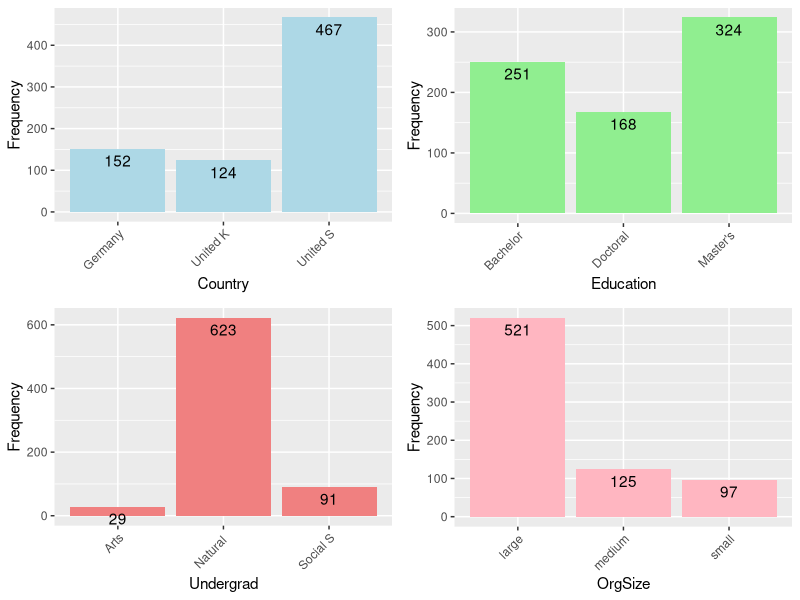
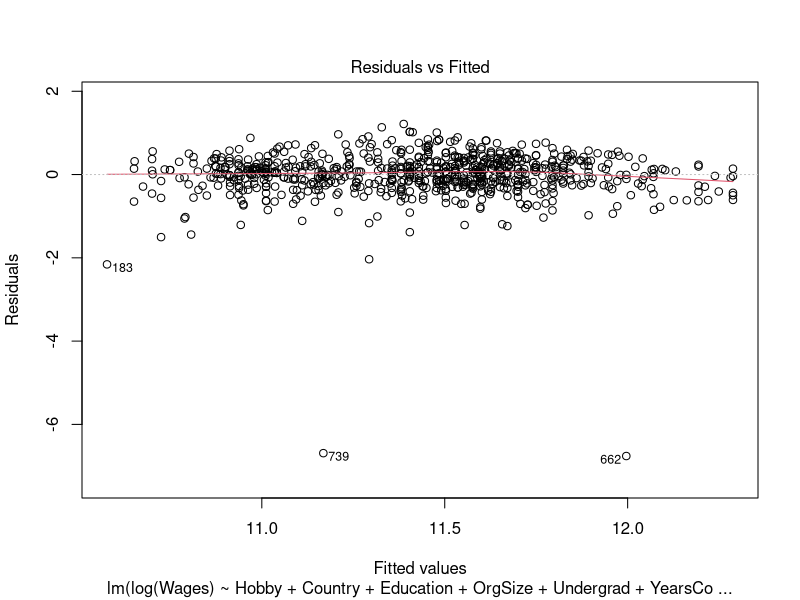
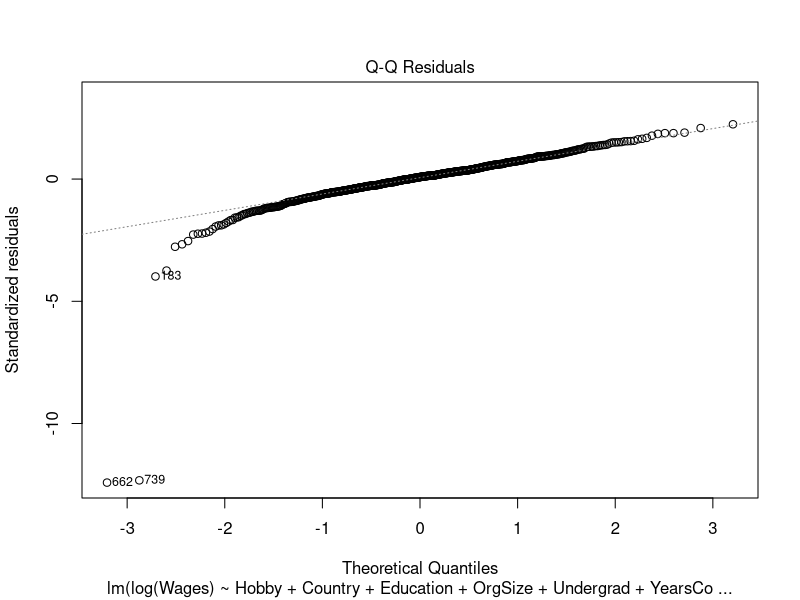
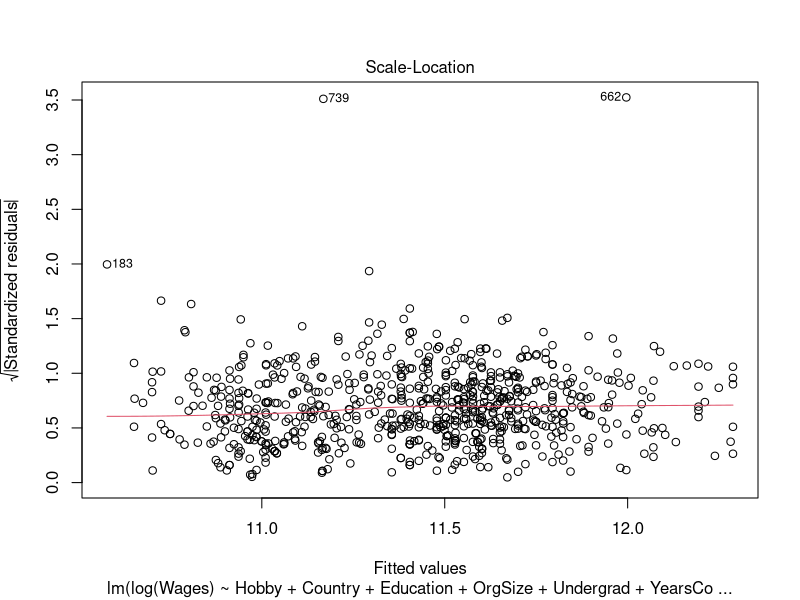

Generate these figures, in order, with R:
library(car)
library(readxl)
library(lmtest)
library(openxlsx)
library(ggplot2)
library(gridExtra)
library(dplyr)
library(ggpubr)

setwd("C:\\Users\\andre\\OneDrive\\Documentos\\Nova IMS\\1º ano\\1º Semestre\\Statistics for Data Science\\Project\\Final Delivery")
df = read_excel("dataset_final.xlsx")

model <- lm(log(Wages) ~ Hobby + Country + Education+ OrgSize + Undergrad + YearsCodePro , data = df)

summary(model)

model_summary <- summary(model)

# Extract coefficients and related information
coefficients_table <- coef(model_summary)

# Print the coefficients table
print(coefficients_table)

# Extract standard errors, t-values, and p-values
se <- coef(model_summary)[, "Std. Error"]
t_values <- coef(model_summary)[, "t value"]
p_values <- coef(model_summary)[, "Pr(>|t|)"]

# Combine them into a data frame
table_data <- data.frame(Coefficient = names(coef(model)),
                         Estimate = coef(model),
                         Std_Error = se,
                         t_value = t_values,
                         p_value = p_values)

# Print the table data
print(table_data)

#---------------------------------------------------------------------#
#Data Exploration

abbreviate_labels <- function(labels, max_length = 8) {
  substr(labels, 1, max_length)
}

# Abbreviate long labels in df$Country
df$Country <- abbreviate_labels(df$Country)

# Plot Country
p1 <- ggplot(df, aes(x = Country)) +
  geom_bar(fill = "lightblue") +
  geom_text(stat = "count", aes(label = stat(count)), vjust = 1.5) +
  labs(x = "Country", y = "Frequency") +
  theme(axis.text.x = element_text(angle = 45, hjust = 1))

# Abbreviate long labels in df$Education
df$Education <- abbreviate_labels(df$Education)

# Plot Education
p2 <- ggplot(df, aes(x = Education)) +
  geom_bar(fill = "lightgreen") +
  geom_text(stat = "count", aes(label = stat(count)), vjust = 1.5) +
  labs(x = "Education", y = "Frequency") +
  theme(axis.text.x = element_text(angle = 45, hjust = 1))

# Abbreviate long labels in df$Undergrad
df$Undergrad <- abbreviate_labels(df$Undergrad)

# Plot Undergrad
p3 <- ggplot(df, aes(x = Undergrad)) +
  geom_bar(fill = "lightcoral") +
  geom_text(stat = "count", aes(label = stat(count)), vjust = 1.5) +
  labs(x = "Undergrad", y = "Frequency") +
  theme(axis.text.x = element_text(angle = 45, hjust = 1))

# Abbreviate long labels in df$OrgSize
df$OrgSize <- abbreviate_labels(df$OrgSize)

# Plot OrgSize
p4 <- ggplot(df, aes(x = OrgSize)) +
  geom_bar(fill = "lightpink") +
  geom_text(stat = "count", aes(label = stat(count)), vjust = 1.5) +
  labs(x = "OrgSize", y = "Frequency") +
  theme(axis.text.x = element_text(angle = 45, hjust = 1))

# Arrange plots in a 1x4 grid
ggarrange(p1, p2, p3, p4, ncol = 2, nrow = 2)


#---------------------------------------------------------------------#
#Now, we conduct tests to check for the classical OLS assumptions

#LINEARITY OF DATA:
  
plot(model, which = 1)  # Residuals vs Fitted

#The red line is flat, indicating a linear relationship
#between the dependent variable and the independent variables

#---------------------------------------------------------------------#
#NORMALITY OF RESIDUALS

plot(model, which = 2)  # Normal Q-Q plot

# Most of our points follow a line around 0, so we can assume normality 
#of residuals.
#Plus, we have a big sample (743 observations), so we can perform 
#statistical inference

#---------------------------------------------------------------------#
#HOMOSKEDASTICITY

plot(model, which = 3)  # Scale-Location plot

# Breusch-Pagan test for Heteroskedasticity
#H0 = Homoskedasticity
#H1 = Heteroskedasticity

bptest(model)

# We fail to reject the null hypothesis.

# White test for heteroskedasticity
bptest(formula = model, varformula = ~ Hobby  + Hobby*Country + Hobby* Education  +Hobby*Undergrad + Hobby * YearsCodePro  + Country  + Country*Education  + Country*Undergrad + Country* YearsCodePro + Education+ Education*Undergrad + Education * YearsCodePro +  Undergrad  +YearsCodePro + I(YearsCodePro^2), data = df)

# White special test for heteroskedasticity
bptest(model, ~fitted(model) + I(fitted(model)^2))

# Again, we fail to reject the null hypothesis.
#---------------------------------------------------------------------#
#AUTOCORRELATION

#H0 = No Autocorrelation
#H1 = Autocorrelation

durbinWatsonTest(model)

# We fail to reject the null hypothesis.
#No autocorrelation detected through the Durbin-Watson Test

#---------------------------------------------------------------------#
#MULTICOLLINEARITY

vif(model)

#All the VIF results are around 1, which does not raise concerns about
#multicollinearity.


#---------------------------------------------------------------------#
### Test for model mispecification

#H0: Model is correctly specified

#H1: Model is misspecified

resettest(model)

#We reject the null hypothesis at a 5% significance level.

#The p-value of this test leads us towards concluding that our model is misspecified.
#However, we only have one variable in our dataset that is not a dummy variable.
#We will include exponentials of the numerical variable to see if it improves our specification.

model2 = lm(log(Wages) ~ Hobby + Country + Education + OrgSize + Undergrad + YearsCodePro + I(YearsCodePro^2), data = df)

summary(model2)

resettest(model2)

#Even when adding 'YearsCodePro\^2' (and we also attempted to add \^3 and \^4) our model still shows as misspecified.
#Unfortunately, and given the limitations of our dataset, we must proceed as is.

